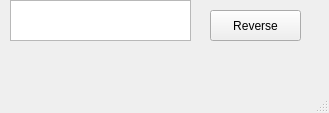
<?xml version="1.0" encoding="UTF-8"?>
<ui version="4.0">
 <class>MainWindow</class>
 <widget class="QMainWindow" name="MainWindow">
  <property name="geometry">
   <rect>
    <x>0</x>
    <y>0</y>
    <width>329</width>
    <height>113</height>
   </rect>
  </property>
  <property name="windowTitle">
   <string>MainWindow</string>
  </property>
  <widget class="QWidget" name="centralwidget">
   <widget class="QTextEdit" name="input">
    <property name="geometry">
     <rect>
      <x>10</x>
      <y>0</y>
      <width>181</width>
      <height>41</height>
     </rect>
    </property>
    <property name="font">
     <font>
      <pointsize>20</pointsize>
     </font>
    </property>
    <property name="html">
     <string>&lt;!DOCTYPE HTML PUBLIC &quot;-//W3C//DTD HTML 4.0//EN&quot; &quot;http://www.w3.org/TR/REC-html40/strict.dtd&quot;&gt;
&lt;html&gt;&lt;head&gt;&lt;meta name=&quot;qrichtext&quot; content=&quot;1&quot; /&gt;&lt;style type=&quot;text/css&quot;&gt;
p, li { white-space: pre-wrap; }
&lt;/style&gt;&lt;/head&gt;&lt;body style=&quot; font-family:'MS Shell Dlg 2'; font-size:20pt; font-weight:400; font-style:normal;&quot;&gt;
&lt;p style=&quot;-qt-paragraph-type:empty; margin-top:0px; margin-bottom:0px; margin-left:0px; margin-right:0px; -qt-block-indent:0; text-indent:0px; font-size:8.25pt;&quot;&gt;&lt;br /&gt;&lt;/p&gt;&lt;/body&gt;&lt;/html&gt;</string>
    </property>
   </widget>
   <widget class="QPushButton" name="reverse">
    <property name="geometry">
     <rect>
      <x>210</x>
      <y>10</y>
      <width>91</width>
      <height>31</height>
     </rect>
    </property>
    <property name="text">
     <string>Reverse</string>
    </property>
   </widget>
   <widget class="QLabel" name="label1">
    <property name="geometry">
     <rect>
      <x>20</x>
      <y>40</y>
      <width>291</width>
      <height>41</height>
     </rect>
    </property>
    <property name="font">
     <font>
      <pointsize>20</pointsize>
     </font>
    </property>
    <property name="text">
     <string/>
    </property>
   </widget>
  </widget>
  <widget class="QMenuBar" name="menubar">
   <property name="geometry">
    <rect>
     <x>0</x>
     <y>0</y>
     <width>329</width>
     <height>21</height>
    </rect>
   </property>
  </widget>
  <widget class="QStatusBar" name="statusbar"/>
 </widget>
 <resources/>
 <connections/>
</ui>
